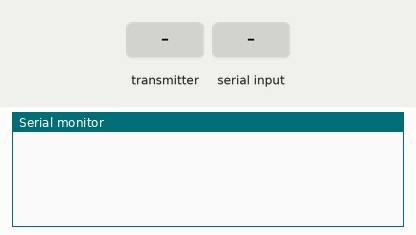
Bench run of a sketch on a simulated ESP32. Shown: the last lines printed to the serial monitor. Inputs (shaded band) come from the test bench.

Above: at 1.2 s.
1.3 s: the transmitter starts sending smdAddress = 0
At 1.66 s:
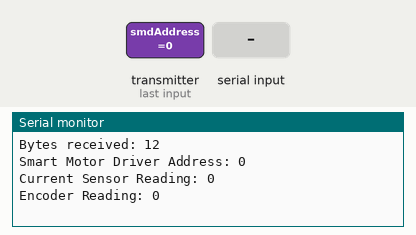
2.8 s: "90,45,200\n" received over Serial
4.3 s: "30,150,10\n" received over Serial
5.8 s: "90,45\n" received over Serial
7.3 s: "30,150\n" received over Serial
At 7.71 s:
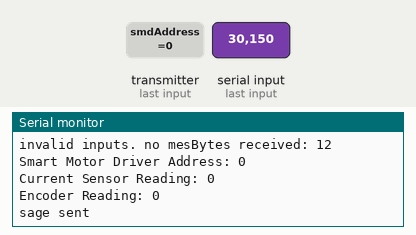

Measured:
- after the input at 1.3 s, the serial monitor: prints a new line after 0.05 s (image 1)
- after the input at 7.3 s, the serial monitor: prints a new line at once (image 2)

The sketch:

inverse_kinematics_esp_sender.ino
```cpp
/**
   Uploaded to external ESP Sender - Handles WiFi communication to Mainboard and prints along Serial for debugging
*/

#include <esp_now.h>
#include <WiFi.h>

/**********************************************************************************************************************

                                                    VARIABLES + DEFINITIONS


 **********************************************************************************************************************/
//ESP-NOW Variables
uint8_t broadcastAddress1[] = {0x24, 0xA1, 0x60, 0x75, 0xB8, 0xE0}; //replace with the MAC Address of your ESP


typedef struct data_struct_rec { //data struct to send wifi commands to the mainboard  - must match data struct mainboard is expecting
  int s;
  int theta;
  int phi;
} data_struct_rec;

typedef struct data_struct { //data struct to receive from the mainboard containing address, current sensor, and encoder data
  // data types must match data struct that mainboard is expecting
  int smdAddress;
  int currentData;
  int encoderData;
} data_struct;

data_struct_rec test; //create instance of sending struct to be populated with data
data_struct receiveData; //create instance of receiving struct

String deviceBData = ""; //variable for inputting commands into the serial monitor and storing the input

int currInput = 1; //variable to keep track if input is being input as K, S, or Phi

//inverse kinematics parameters
int s = 0;
int theta = 0;
int phi = 0;


/**********************************************************************************************************************

                                                         SETUP + LOOP


 **********************************************************************************************************************/

void setup() {
  Serial.begin(9600);

  //initialize device as wifi station
  WiFi.mode(WIFI_STA);

  //initialize ESP-NOW
  if (esp_now_init() != ESP_OK) {
    Serial.println("Error initializing ESP-NOW");
    return;
  }

  //register callback function to be called when a message is sent
  esp_now_register_send_cb(OnDataSent);

  // Once ESPNow is successfully Init, we will register for recv CB to
  // get recv packer info
  esp_now_register_recv_cb(OnDataRecv);

  // register peer
  esp_now_peer_info_t peerInfo;
  peerInfo.channel = 0;
  peerInfo.encrypt = false;

  // register first peer
  memcpy(peerInfo.peer_addr, broadcastAddress1, 6);
  if (esp_now_add_peer(&peerInfo) != ESP_OK) {
    Serial.println("Failed to add peer");
    return;
  }
}
bool invalidinput = false;
int supper = 4.0; //inches
int slower = 0; //inches
int thetaupper = 90.0; //degrees
int thetalower = 0.00; //degrees
int phiupper = 360.0 ; //degrees
int philower = 0.0 ; //degrees

void loop() {
  if (Serial.available() > 0) {
    if (Serial.peek() != '\n') //if we press enter in the serial monitor and sent data
    {
      deviceBData += (char) Serial.read(); //add read string into a data cache
    }
    else { //end of a line
      Serial.read();
      //now need to interpret deviceBData

      //sequentially store integer values and increment counter
      if (currInput == 1) {
        Serial.println("You said S = " + deviceBData);
        s = deviceBData.toInt();
        currInput++;
      }
      else if (currInput == 2) {
        Serial.println("You said Theta = " + deviceBData);
        theta = deviceBData.toInt();
        currInput++;
      }
      else if (currInput == 3) {
        Serial.println("You said Phi = " + deviceBData);
        phi = deviceBData.toInt();
        currInput++;
      }
      else { //send the input data, and reset the flag for more input
        invalidinput = false;
        //sends the actual data
        if (!(s<=supper && s>= slower)){
          Serial.println(" S is invalid. valid parameters are between 3.6 and 6.0 ");
          invalidinput = true;
        }
        if (!(theta<=thetaupper && theta>= thetalower)){
          Serial.println(" theta is invalid. valid parameters are between 0 and 90 ");
          invalidinput = true;
        }
        if (!(phi<=phiupper && phi>= philower)){
          Serial.println(" phi is invalid. valid parameters are between 0 and 360 ");
          invalidinput = true;
        }

        if (!invalidinput){
        test.s = s; //convert data to an integer
        test.theta = theta;
        test.phi = phi;

        //send the message - first argument is mac address, if you pass 0 then it sends the same message to all registered peers
        esp_err_t result = esp_now_send(0, (uint8_t *) &test, sizeof(data_struct_rec));
        if (result == ESP_OK) {
          //Serial.println("Sent with success");
        }
        else {
          //Serial.println("Error sending the data");
        }}
        else{
          Serial.println("invalid inputs. no message sent");
        }
        currInput = 1;
      }
      deviceBData = ""; //reset to prevent concatenation of data
    }
  }

  delay(5);
}


/**********************************************************************************************************************

                                                    ESP-NOW WIFI HELPER FUNCTIONS


 **********************************************************************************************************************/

/**
    Callback function to be executed when WiFi data is sent to mainboard
    prints if message was successfully delivered to know if board received message
    @param mac_addr - the mac address of the board that data is being sent to
    @param status - the status of the transaction - success or fail
*/
void OnDataSent(const uint8_t *mac_addr, esp_now_send_status_t status) {
  char macStr[18];
  //Serial.print("Packet to: ");
  // Copies the sender mac address to a string
  snprintf(macStr, sizeof(macStr), "%02x:%02x:%02x:%02x:%02x:%02x",
           mac_addr[0], mac_addr[1], mac_addr[2], mac_addr[3], mac_addr[4], mac_addr[5]);
  // Serial.print(macStr);
  Serial.print(" send status:\t");
  Serial.println(status == ESP_NOW_SEND_SUCCESS ? "Delivery Success" : "Delivery Fail");
}


/**
   Callback function to be executed when WiFi data is received from mainboard
   Prints received smart motor driver address, current sensor and encoder data
   @param mac - the mac address of the board sending the data
   @param incomingData - the data to be copied into the myData variable - the instance of the receiving struct
   @param len the number of bytes received
*/
void OnDataRecv(const uint8_t * mac, const uint8_t *incomingData, int len) {
  memcpy(&receiveData, incomingData, sizeof(receiveData)); //copy content of incomingdata variable into mydata variable

  Serial.print("Bytes received: ");
  Serial.println(len);
  Serial.print("Smart Motor Driver Address: ");
  Serial.println(receiveData.smdAddress);
  Serial.print("Current Sensor Reading: ");
  Serial.println(receiveData.currentData);
  Serial.print("Encoder Reading: ");
  Serial.println(receiveData.encoderData);
  Serial.println("");
}
```
